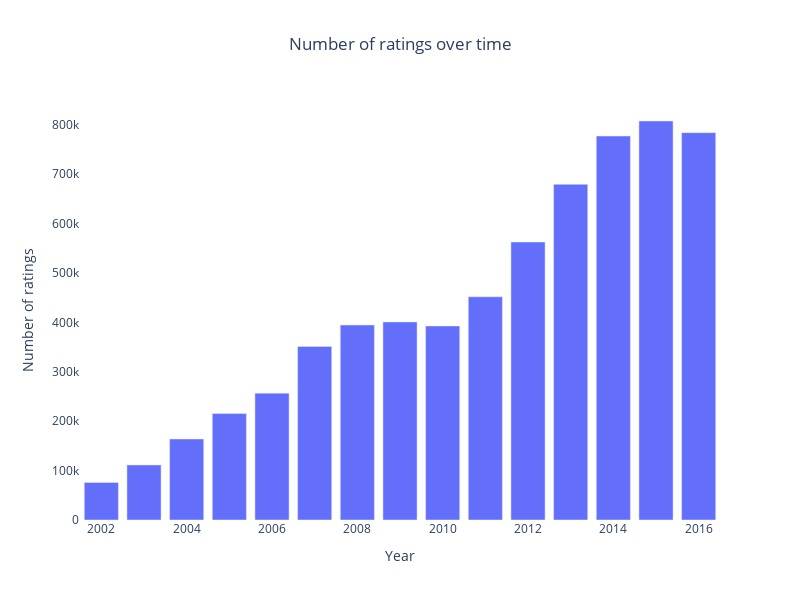

Write notebook code for a chart like this one.
### Markdown cell above
Finally let's review the temporal distribution of the data.

### Code cell
# Plot the number of ratings over time
data_presentation.plot_number_of_ratings_over_time()

### Figure 1 — Plotly figure (JSON) as saved in the notebook; plotly's stock layout.template omitted (floating-point values rounded to 4 significant figures)
{"data": [{"type": "bar", "x": [2002, 2003, 2004, 2005, 2006, 2007, 2008, 2009, 2010, 2011, 2012, 2013, 2014, 2015, 2016], "y": [75906, 111340, 163894, 215491, 256694, 351254, 394569, 400829, 392643, 451704, 562527, 679220, 776973, 807453, 783887]}], "layout": {"height": 600, "paper_bgcolor": "rgb(255,255,255)", "plot_bgcolor": "rgb(255,255,255)", "title": {"text": "Number of ratings over time", "x": 0.5}, "width": 800, "xaxis": {"title": {"text": "Year"}}, "yaxis": {"title": {"text": "Number of ratings"}}}}
